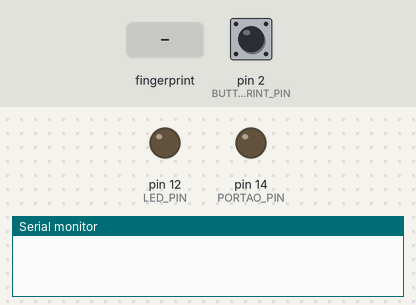
This sketch was run on a simulated Arduino Uno, built with avr-gcc and run on an emulated ATmega328P. Shown: output pins drawn as LEDs (lit = HIGH), the last lines printed to the serial monitor. The inputs (shaded band) are chosen by the test bench; at power-on: pin 2 (BUTTON_FINGERPRINT_PIN) HIGH.

Above: at 0.1 s.
At 2.3 s:
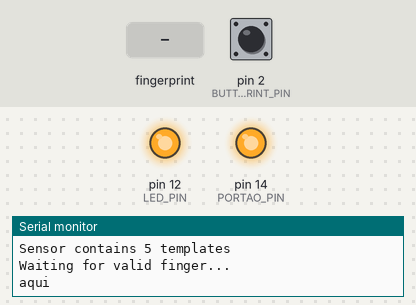
2.4 s: pin 2 (BUTTON_FINGERPRINT_PIN) pulled LOW for 0.15 s
4.0 s: finger stored as number 1 placed on the sensor
At 5.0 s:
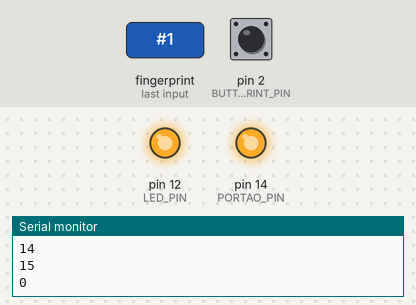
Timing chart, 0 to 7.0 s (numbered marks = the images above; inputs shaded):
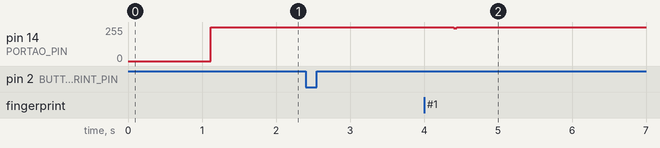

The sketch:

NODEMCU-digital-com-2rele-e-sensor-de-proximidade-bt-bounce2.ino
```cpp
#include <Bounce2.h>
#define BUTTON_PORTAO_PIN 0
#define BUTTON_FINGERPRINT_PIN 2

#define LED_PIN 12
#define PORTAO_PIN 14
int ledState = HIGH;
int portaoState = HIGH;


int leitura; //Armazena o valor lido pelo sensor


int porcentagemId;

int timerPortao=0;
int timerFingerprint=0;
// Instantiate a Bounce object :
Bounce debouncer = Bounce();
Bounce debouncer2 = Bounce();


#include <Adafruit_Fingerprint.h>

// On Leonardo/Micro or others with hardware serial, use those! #0 is green wire, #1 is white
// uncomment this line:
// #define mySerial Serial1

// For UNO and others without hardware serial, we must use software serial...
// pin #2 is IN from sensor (GREEN wire)
// pin #3 is OUT from arduino  (WHITE wire)
// comment these two lines if using hardware serial
#include <SoftwareSerial.h>
SoftwareSerial mySerial(4, 5);

Adafruit_Fingerprint finger = Adafruit_Fingerprint(&mySerial);

void setup()
{
  Serial.begin(9600);
  while (!Serial);  // For Yun/Leo/Micro/Zero/...
  delay(100);
  Serial.println("\n\nAdafruit finger detect test");

  // set the data rate for the sensor serial port
  finger.begin(57600);

  if (finger.verifyPassword()) {
    Serial.println("Found fingerprint sensor!");
  } else {
    Serial.println("Did not find fingerprint sensor :(");
    while (1) { delay(1); }
  }

  finger.getTemplateCount();
  Serial.print("Sensor contains "); Serial.print(finger.templateCount); Serial.println(" templates");
  Serial.println("Waiting for valid finger...");

  // Setup the button with an internal pull-up :
  pinMode(BUTTON_PORTAO_PIN,INPUT_PULLUP);
  pinMode(BUTTON_FINGERPRINT_PIN,INPUT_PULLUP);

  // After setting up the button, setup the Bounce instance :
  debouncer.attach(BUTTON_PORTAO_PIN);
  debouncer.interval(500);

  debouncer2.attach(BUTTON_FINGERPRINT_PIN);
  debouncer2.interval(100);

  // Setup the LED :
  pinMode(LED_PIN,OUTPUT);
  digitalWrite(LED_PIN,ledState);
  pinMode(PORTAO_PIN,OUTPUT);
  digitalWrite(PORTAO_PIN,portaoState);
 Serial.println("aqui");

}

void loop()                     // run over and over again
{

 //Serial.println(digitalRead(BUTTON_PORTAO_PIN));


  // Update the Bounce instance :
  debouncer.update();
  // Get the updated value :
  int value = debouncer.read();
  // Turn on or off the LED as determined by the state :
  if ( value == LOW ) {
    digitalWrite(PORTAO_PIN, LOW );
    Serial.println("bt 1");
  }
  else {
    digitalWrite(PORTAO_PIN, HIGH );
    //Serial.println("bt 1 high");
  }


  // Update the Bounce instance :
  debouncer2.update();
  // Get the updated value :
  int value2 = debouncer2.read();
  // Turn on or off the LED as determined by the state :
  if ( value2 == LOW ) {
    digitalWrite(LED_PIN, LOW );
    leitura = 1;
    Serial.println("bt 2");
  }

  if(leitura  == 1){
    timerFingerprint = timerFingerprint +1;
    if(timerFingerprint > 25){
      leitura = 0;
      timerFingerprint = 0;
    }
    digitalWrite(LED_PIN,HIGH);
    //Serial.println(timerFingerprint);
    int idUser = getFingerprintIDez();
    verificaUsuario(idUser);
  }

  if(portaoState  == LOW){

    timerPortao = timerPortao +1;
    if(timerPortao > 15){
      portaoState = HIGH;
      timerPortao = 0;
    }
    digitalWrite(PORTAO_PIN,portaoState);
    Serial.println(timerPortao);
  }
//Serial.println(ledState);


} //fim do loop


void verificaUsuario(int id){
  int liberado = 0;


  if(id >= 1 && id <= 4){
    Serial.print("Bem vindo Marco - ");
    Serial.println(porcentagemId);
    liberado = 1;
  }
  if(id >= 5 && id <= 6){
    Serial.print("Bem vindo Arthur - ");
    Serial.println(porcentagemId);
    liberado = 1;
  }

  if(id >= 7 && id <= 8){
    Serial.print("Bem vinda Gisele - ");
    Serial.println(porcentagemId);
    liberado = 1;
  }

  if(id >= 9 && id <= 10){
    Serial.print("Bem vinda Raquel - ");
    Serial.println(porcentagemId);
    liberado = 1;
  }

  if(id >= 11 && id <= 12){
    Serial.print("Bem vinda Renata - ");
    Serial.println(porcentagemId);
    liberado = 1;
  }

  if(id >= 13 && id <= 14){
    Serial.print("Bem vinda Mercia - ");
    Serial.println(porcentagemId);
    liberado = 1;
  }

  if(liberado == 1){
    portaoState = LOW;
  }
}


// returns -1 if failed, otherwise returns ID #
int getFingerprintIDez() {
  uint8_t p = finger.getImage();
  if (p != FINGERPRINT_OK)  return -1;

  p = finger.image2Tz();
  if (p != FINGERPRINT_OK)  return -1;

  p = finger.fingerFastSearch();
  if (p != FINGERPRINT_OK)  return -1;

  // found a match!
  //Serial.print("Found ID #"); Serial.print(finger.fingerID);
  //Serial.print(" with confidence of "); Serial.println(finger.confidence);

  porcentagemId = finger.confidence;
  return finger.fingerID;
}
```

Measured:
- after the input at 4.0 s, pin 14 (PORTAO_PIN): 255/255 → 246/255 after 0.40 s, → 255/255 0.04 s later
